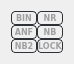
        <widget class="QWidget" name="gridLayoutWidget_3">
         <property name="geometry">
          <rect>
           <x>0</x>
           <y>0</y>
           <width>61</width>
           <height>51</height>
          </rect>
         </property>
         <layout class="QGridLayout" name="gridLayout_8">
          <property name="spacing">
           <number>0</number>
          </property>
          <item row="0" column="0">
           <widget class="QToolButton" name="pbBin">
            <property name="minimumSize">
             <size>
              <width>26</width>
              <height>14</height>
             </size>
            </property>
            <property name="maximumSize">
             <size>
              <width>28</width>
              <height>14</height>
             </size>
            </property>
            <property name="font">
             <font>
              <family>Verdana</family>
              <pointsize>6</pointsize>
              <weight>75</weight>
              <bold>true</bold>
             </font>
            </property>
            <property name="toolTip">
             <string>Binatural</string>
            </property>
            <property name="styleSheet">
             <string notr="true">QToolButton { /* all types of tool button */ 
color: #A0A0A0;
border: 1px solid #2e3236; /*#848584;*/
border-radius: 4px;
/*background-color: qlineargradient(x1: 0, y1: 0, x2: 0, y2: 1,
stop: 0 #e7e7e7, stop:0.45 #c8c9c9, stop:0.5 #bcbebc, stop: 1 #818382);*/
}

QToolButton[popupMode=&quot;1&quot;] { /* only for MenuButtonPopup */
padding-right: 20px; /* make way for the popup button */
}

QToolButton:hover { /* all types of tool button */
color: #A0A0A0;
border: 2px solid  rgb(0, 117, 180);
}

QToolButton:pressed {
color: white;/*#383B3D;*/ /*#F9CEB8;*/ /*#00FF00;*/
border: 1px solid rgb(0, 117, 180); /*#00B000;*/
background-color: rgb(0, 117, 180);
}

QToolButton:checked {
color: white; /*#F9CEB8;*/ /*#00FF00;*/
border: 1px solid  rgb(0, 117, 180); /*#00B000;*/
background-color: rgb(0, 117, 180);
}</string>
            </property>
            <property name="text">
             <string>BIN</string>
            </property>
            <property name="checkable">
             <bool>true</bool>
            </property>
            <property name="checked">
             <bool>false</bool>
            </property>
           </widget>
          </item>
          <item row="1" column="0">
           <widget class="QToolButton" name="pbAnf">
            <property name="minimumSize">
             <size>
              <width>26</width>
              <height>14</height>
             </size>
            </property>
            <property name="maximumSize">
             <size>
              <width>28</width>
              <height>14</height>
             </size>
            </property>
            <property name="font">
             <font>
              <family>Verdana</family>
              <pointsize>6</pointsize>
              <weight>75</weight>
              <bold>true</bold>
             </font>
            </property>
            <property name="toolTip">
             <string>Automatic Notch filter</string>
            </property>
            <property name="statusTip">
             <string/>
            </property>
            <property name="styleSheet">
             <string notr="true">QToolButton { /* all types of tool button */ 
color: #A0A0A0;
border: 1px solid #2e3236; /*#848584;*/
border-radius: 4px;
/*background-color: qlineargradient(x1: 0, y1: 0, x2: 0, y2: 1,
stop: 0 #e7e7e7, stop:0.45 #c8c9c9, stop:0.5 #bcbebc, stop: 1 #818382);*/
}

QToolButton[popupMode=&quot;1&quot;] { /* only for MenuButtonPopup */
padding-right: 20px; /* make way for the popup button */
}

QToolButton:hover { /* all types of tool button */
color: #A0A0A0;
border: 2px solid  rgb(0, 117, 180);
}

QToolButton:pressed {
color: white;/*#383B3D;*/ /*#F9CEB8;*/ /*#00FF00;*/
border: 1px solid rgb(0, 117, 180); /*#00B000;*/
background-color: rgb(0, 117, 180);
}

QToolButton:checked {
color: white; /*#F9CEB8;*/ /*#00FF00;*/
border: 1px solid  rgb(0, 117, 180); /*#00B000;*/
background-color: rgb(0, 117, 180);
}</string>
            </property>
            <property name="text">
             <string>ANF</string>
            </property>
            <property name="checkable">
             <bool>true</bool>
            </property>
           </widget>
          </item>
          <item row="0" column="1">
           <widget class="QToolButton" name="pbNr">
            <property name="minimumSize">
             <size>
              <width>26</width>
              <height>14</height>
             </size>
            </property>
            <property name="maximumSize">
             <size>
              <width>28</width>
              <height>14</height>
             </size>
            </property>
            <property name="font">
             <font>
              <family>Verdana</family>
              <pointsize>6</pointsize>
              <weight>75</weight>
              <bold>true</bold>
             </font>
            </property>
            <property name="toolTip">
             <string>Noise Redaction</string>
            </property>
            <property name="styleSheet">
             <string notr="true">QToolButton { /* all types of tool button */ 
color: #A0A0A0;
border: 1px solid #2e3236; /*#848584;*/
border-radius: 4px;
/*background-color: qlineargradient(x1: 0, y1: 0, x2: 0, y2: 1,
stop: 0 #e7e7e7, stop:0.45 #c8c9c9, stop:0.5 #bcbebc, stop: 1 #818382);*/
}

QToolButton[popupMode=&quot;1&quot;] { /* only for MenuButtonPopup */
padding-right: 20px; /* make way for the popup button */
}

QToolButton:hover { /* all types of tool button */
color: #A0A0A0;
border: 2px solid  rgb(0, 117, 180);
}

QToolButton:pressed {
color: white;/*#383B3D;*/ /*#F9CEB8;*/ /*#00FF00;*/
border: 1px solid rgb(0, 117, 180); /*#00B000;*/
background-color: rgb(0, 117, 180);
}

QToolButton:checked {
color: white; /*#F9CEB8;*/ /*#00FF00;*/
border: 1px solid  rgb(0, 117, 180); /*#00B000;*/
background-color: rgb(0, 117, 180);
}</string>
            </property>
            <property name="text">
             <string>NR</string>
            </property>
            <property name="checkable">
             <bool>true</bool>
            </property>
           </widget>
          </item>
          <item row="3" column="1">
           <widget class="QToolButton" name="pbLock">
            <property name="minimumSize">
             <size>
              <width>26</width>
              <height>14</height>
             </size>
            </property>
            <property name="maximumSize">
             <size>
              <width>28</width>
              <height>14</height>
             </size>
            </property>
            <property name="font">
             <font>
              <family>Verdana</family>
              <pointsize>6</pointsize>
              <weight>75</weight>
              <bold>true</bold>
             </font>
            </property>
            <property name="toolTip">
             <string>Lock screen</string>
            </property>
            <property name="statusTip">
             <string/>
            </property>
            <property name="styleSheet">
             <string notr="true">QToolButton { /* all types of tool button */ 
color: #A0A0A0;
border: 1px solid #2e3236; /*#848584;*/
border-radius: 4px;
/*background-color: qlineargradient(x1: 0, y1: 0, x2: 0, y2: 1,
stop: 0 #e7e7e7, stop:0.45 #c8c9c9, stop:0.5 #bcbebc, stop: 1 #818382);*/
}

QToolButton[popupMode=&quot;1&quot;] { /* only for MenuButtonPopup */
padding-right: 20px; /* make way for the popup button */
}

QToolButton:hover { /* all types of tool button */
color: #A0A0A0;
border: 2px solid  rgb(0, 117, 180);
}

QToolButton:pressed {
color: white;/*#383B3D;*/ /*#F9CEB8;*/ /*#00FF00;*/
border: 1px solid rgb(0, 117, 180); /*#00B000;*/
background-color: rgb(0, 117, 180);
}

QToolButton:checked {
color: white; /*#F9CEB8;*/ /*#00FF00;*/
border: 1px solid  rgb(0, 117, 180); /*#00B000;*/
background-color: rgb(0, 117, 180);
}</string>
            </property>
            <property name="text">
             <string>LOCK</string>
            </property>
            <property name="checkable">
             <bool>true</bool>
            </property>
            <property name="checked">
             <bool>false</bool>
            </property>
           </widget>
          </item>
          <item row="1" column="1">
           <widget class="QToolButton" name="pbNb">
            <property name="minimumSize">
             <size>
              <width>26</width>
              <height>14</height>
             </size>
            </property>
            <property name="maximumSize">
             <size>
              <width>28</width>
              <height>14</height>
             </size>
            </property>
            <property name="font">
             <font>
              <family>Verdana</family>
              <pointsize>6</pointsize>
              <weight>75</weight>
              <bold>true</bold>
             </font>
            </property>
            <property name="toolTip">
             <string>Noise Blanker</string>
            </property>
            <property name="styleSheet">
             <string notr="true">QToolButton { /* all types of tool button */ 
color: #A0A0A0;
border: 1px solid #2e3236; /*#848584;*/
border-radius: 4px;
/*background-color: qlineargradient(x1: 0, y1: 0, x2: 0, y2: 1,
stop: 0 #e7e7e7, stop:0.45 #c8c9c9, stop:0.5 #bcbebc, stop: 1 #818382);*/
}

QToolButton[popupMode=&quot;1&quot;] { /* only for MenuButtonPopup */
padding-right: 20px; /* make way for the popup button */
}

QToolButton:hover { /* all types of tool button */
color: #A0A0A0;
border: 2px solid  rgb(0, 117, 180);
}

QToolButton:pressed {
color: white;/*#383B3D;*/ /*#F9CEB8;*/ /*#00FF00;*/
border: 1px solid rgb(0, 117, 180); /*#00B000;*/
background-color: rgb(0, 117, 180);
}

QToolButton:checked {
color: white; /*#F9CEB8;*/ /*#00FF00;*/
border: 1px solid  rgb(0, 117, 180); /*#00B000;*/
background-color: rgb(0, 117, 180);
}</string>
            </property>
            <property name="text">
             <string>NB</string>
            </property>
            <property name="checkable">
             <bool>true</bool>
            </property>
           </widget>
          </item>
          <item row="3" column="0">
           <widget class="QToolButton" name="pbNb2">
            <property name="minimumSize">
             <size>
              <width>26</width>
              <height>14</height>
             </size>
            </property>
            <property name="maximumSize">
             <size>
              <width>28</width>
              <height>14</height>
             </size>
            </property>
            <property name="font">
             <font>
              <family>Verdana</family>
              <pointsize>6</pointsize>
              <weight>75</weight>
              <bold>true</bold>
             </font>
            </property>
            <property name="toolTip">
             <string>Noise Blanker 2</string>
            </property>
            <property name="styleSheet">
             <string notr="true">QToolButton { /* all types of tool button */ 
color: #A0A0A0;
border: 1px solid #2e3236; /*#848584;*/
border-radius: 4px;
/*background-color: qlineargradient(x1: 0, y1: 0, x2: 0, y2: 1,
stop: 0 #e7e7e7, stop:0.45 #c8c9c9, stop:0.5 #bcbebc, stop: 1 #818382);*/
}

QToolButton[popupMode=&quot;1&quot;] { /* only for MenuButtonPopup */
padding-right: 20px; /* make way for the popup button */
}

QToolButton:hover { /* all types of tool button */
color: #A0A0A0;
border: 2px solid  rgb(0, 117, 180);
}

QToolButton:pressed {
color: white;/*#383B3D;*/ /*#F9CEB8;*/ /*#00FF00;*/
border: 1px solid rgb(0, 117, 180); /*#00B000;*/
background-color: rgb(0, 117, 180);
}

QToolButton:checked {
color: white; /*#F9CEB8;*/ /*#00FF00;*/
border: 1px solid  rgb(0, 117, 180); /*#00B000;*/
background-color: rgb(0, 117, 180);
}</string>
            </property>
            <property name="text">
             <string>NB2</string>
            </property>
            <property name="checkable">
             <bool>true</bool>
            </property>
           </widget>
          </item>
         </layout>
        </widget>
